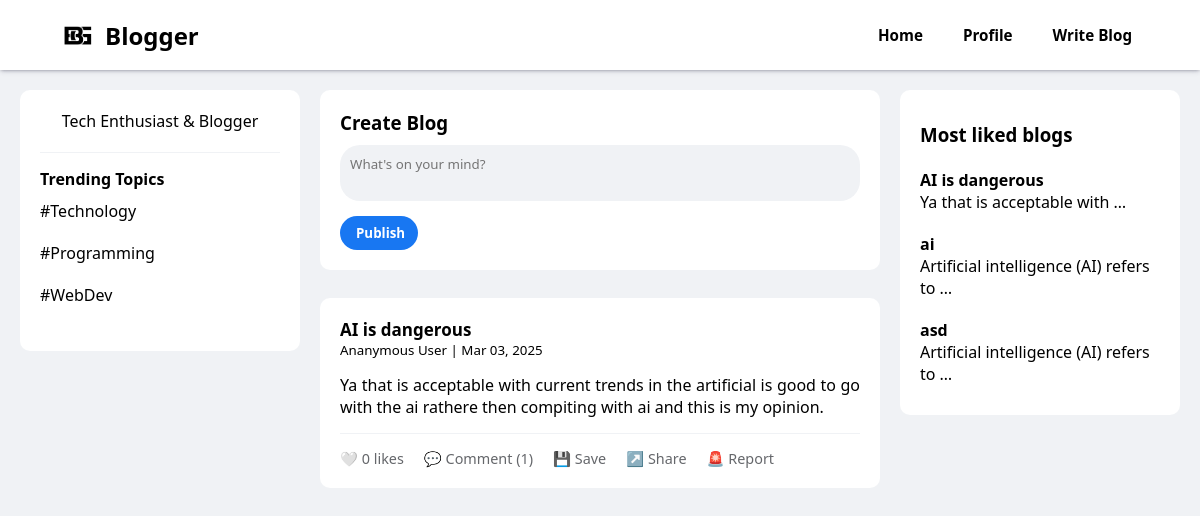
Screenshot of /blog/AI is dangerous/1/ (signed in) with the database file from the repository.
### home/models.py (models this page shows, shortened)
class Blogs(models.Model):
    user_name=models.CharField(max_length=100)
    title=models.CharField(max_length=100,default='Blog')
    content =models.TextField(max_length=10000)
    date =models.DateField()
    ananymous=models.BooleanField(default=False)
    likes=models.IntegerField(default=0)
    blockcomments=models.BooleanField(default=False)
    reported=models.IntegerField(default=0)

### home/views.py (the view)
# urls.py: path("blog/<title>/<int:id>/",views.ananymousGetSharedblog,name="Get shared Blog"),
def ananymousGetSharedblog(request,title,id):
    data=Blogs.objects.get(id=id)
    title=title.replace('_',' ')
    if title != data.title:
        return HttpResponse('Invalid URL!')
    if isinstance(request.user, AnonymousUser):
        return render(request,'sharedBlog.html',{'blog': data })
    else:
        data=Blogs.objects.filter(id=id)
        serializer=BlogSerializer(data,many=True)
        d=serializer.data
        details=Details.objects.filter(user_name=request.user).first()
        saved_blogs = details.saved if details else []
        for blog in d:
            if Likes.objects.filter(blog_id=blog['id'], user_name=request.user).exists():
                blog['liked'] = True
            blog['date'] = datetime.strptime(blog['date'], '%Y-%m-%d').strftime('%b %d, %Y')
            blog['comments'] = Comments.objects.filter(blog_id=blog['id']).order_by('-id')
            blog['no_of_comments'] = len(blog['comments'])
            blog['save']=False
            if blog['id'] in saved_blogs:
                blog['save'] = True
        trending = Blogs.objects.exclude(user_name=request.user).order_by('-likes')[:5]
        return render(request,'index.html',{'blogs': d,'trending': trending})

### templates/index.html (shortened to what this page needs)
{% extends "base.html" %} {% block css %}
<link rel="stylesheet" href="\static\index.css" />
{% endblock css %}
{% block body %}
<body>
  <div class="main-container">
    <aside class="sidebar">
      <div class="profile-card">
        <p>Tech Enthusiast & Blogger</p>
      </div>
      <div class="trending">
        <h4>Trending Topics</h4>
        <div class="trending-item">
          <span>#Technology</span>
        </div>
        <div class="trending-item">
          <span>#Programming</span>
        </div>
        <div class="trending-item">
          <span>#WebDev</span>
        </div>
      </div>
    </aside>
    <main class="feed">
      <div class="create-post">
        <h3>Create Blog</h3>
        <form action="" method="POST">
          <textarea name="content" class="post-input" placeholder="What's on your mind?"></textarea>
          <button type="submit" class="btn btn-primary" style="margin-top: 10px;">Publish</button>
        </form>
      </div>
      {% for blog in blogs %}
      {% if blog.reported < 10 %}
      <div id="post-card{{blog.id}}" class="post-card">
        <div class="post-header">
          <div class="post-meta">
            <strong style="font-size: 17px;">{{ blog.title }}</strong>
            <small>
              {% if blog.ananymous %}
              <span class="span">Ananymous User
              </span>
              {% else %}
              <span class="span">{{blog.user_name}}
                {% if blog.user_name == "admin" %}
                <img src="\static\verified.png" alt="verified" style="width: 10px; height: 11px;">
                {% endif %}
              </span>
              {% endif %}
              | {{ blog.date }}</small>
          </div>
        </div>
        {% if blog.content|length > 320 %}
        <p class="blog-para blog-para{{blog.id}}">{{ blog.content|linebreaksbr }}</p>
        <a class="readmore readmore{{blog.id}}" onclick="readmore('{{blog.id}}')">Read more...</a>
        {% else %}
        <p class="blog-para blog-para{{blog.id}}" style="text-align: justify; height:auto">{{blog.content|linebreaksbr}}
        </p>
        {% endif %}
        <div class="post-actions" style="position: relative;">
          <button id="likes{{blog.id}}" class="action-btn" onclick="blogLike('{{ blog.id }}')">
            {% if blog.liked %}
            ❤️
            {% else %}
            🤍
            {% endif %}
            {{blog.likes}} likes
          </button>
          <button id="n-comments{{blog.id}}" class="action-btn comment-toggle">💬 Comment
            ({{blog.no_of_comments}})</button>
          <div id="blogbtns{{blog.id}}" class="blogbtns">
            {% if blog.save == True %}
            <button id="save{{blog.id}}" onclick="saveblog('{{blog.id}}')" class="action-btn" style="color: #0de300;">💾
              Saved</button>
            {% else %}
            <button id="save{{blog.id}}" onclick="saveblog('{{blog.id}}')" class="action-btn">💾 Save</button>
            {% endif %}
            <button id="" onclick="shareBlog('{{blog.id}}','{{blog.title}}')" class="action-btn">↗️ Share</button>
            <button id="" onclick="reportblog('{{blog.id}}')" class="action-btn">🚨 Report</button>
          </div>
        </div>
      </div>
      {% endif %}
      {% endfor %}
    </main>
    <aside class="sidebar">
      <h3 style="margin: 12px 0;">Most liked blogs</h3>
      {% for trend in trending %}
      <div onclick="showBlog('{{trend.id}}')" class="trending-item">
        <div>
          <strong>{{trend.title}}</strong>
          <p>{{ trend.content|truncatewords:5 }}</p>
        </div>
      </div>
      {% endfor %}
    </aside>
  </div>
</body>
{% endblock body %}

### static/nav.css (style rules this page uses)
* { box-sizing: border-box; font-family: "Segoe UI", Tahoma, Geneva, Verdana, sans-serif; }
body { padding: 0; margin: 0; font-family: "Poppins", sans-serif; }

### static/index.css (style rules this page uses)
* { margin: 0; padding: 0; box-sizing: border-box; font-family: "Segoe UI", Tahoma, Geneva, Verdana, sans-serif; }
body { background-color: #f0f2f5; }
.btn { padding: 0.5rem 1rem; border: none; border-radius: 20px; cursor: pointer; font-weight: 600; }
.btn-primary { background-color: #1877f2; color: white; width: 78px; }
.main-container { max-width: 1200px; margin: 0 auto; padding: 20px; display: grid; grid-template-columns: 1fr 2fr 1fr; gap: 20px; }
.sidebar { background: white; border-radius: 10px; padding: 20px; height: fit-content; position: sticky; top: 90px; }
.profile-card { text-align: center; padding-bottom: 20px; border-bottom: 1px solid #f0f2f5; }
.feed { display: flex; flex-direction: column; gap: 20px; }
.post-card { background: white; border-radius: 10px; padding: 20px; }
.post-header { display: flex; align-items: center; gap: 10px; margin-bottom: 15px; }
.post-meta { display: flex; flex-direction: column; }
.post-actions { display: flex; gap: 20px; padding-top: 15px; border-top: 1px solid #f0f2f5; margin-top: 15px; }
.action-btn { display: flex; align-items: center; gap: 5px; background: none; border: none; cursor: pointer; color: #65676b; font-size: 0.9rem; }
.create-post { background: white; border-radius: 10px; padding: 20px; margin-bottom: 8px; }
.post-input { width: 100%; padding: 10px; border: none; border-radius: 20px; background-color: #f0f2f5; margin-top: 10px; resize: none; }
.trending { padding: 15px 0; }
.trending-item { display: flex; align-items: center; gap: 10px; padding: 10px 0; cursor: pointer; }
.blog-para { height: 90px; overflow: hidden; }
:root { --card-background: #ffffff; --text-color: #1f2937; }
.blogbtns { display: flex; gap: 20px; }

### rows the page displays
Blogs: title "AI is dangerous", date "Mar 03, 2025", content "Ya that is acceptable with current trends in the artificial is good to go with the ai rathere then compiting with ai and this is my opinion.", likes "0", no_of_comments "1", content "Ya that is acceptable with …"
Blogs: title "ai", content "Artificial intelligence (AI) refers to …"
Blogs: title "asd", content "Artificial intelligence (AI) refers to …"
